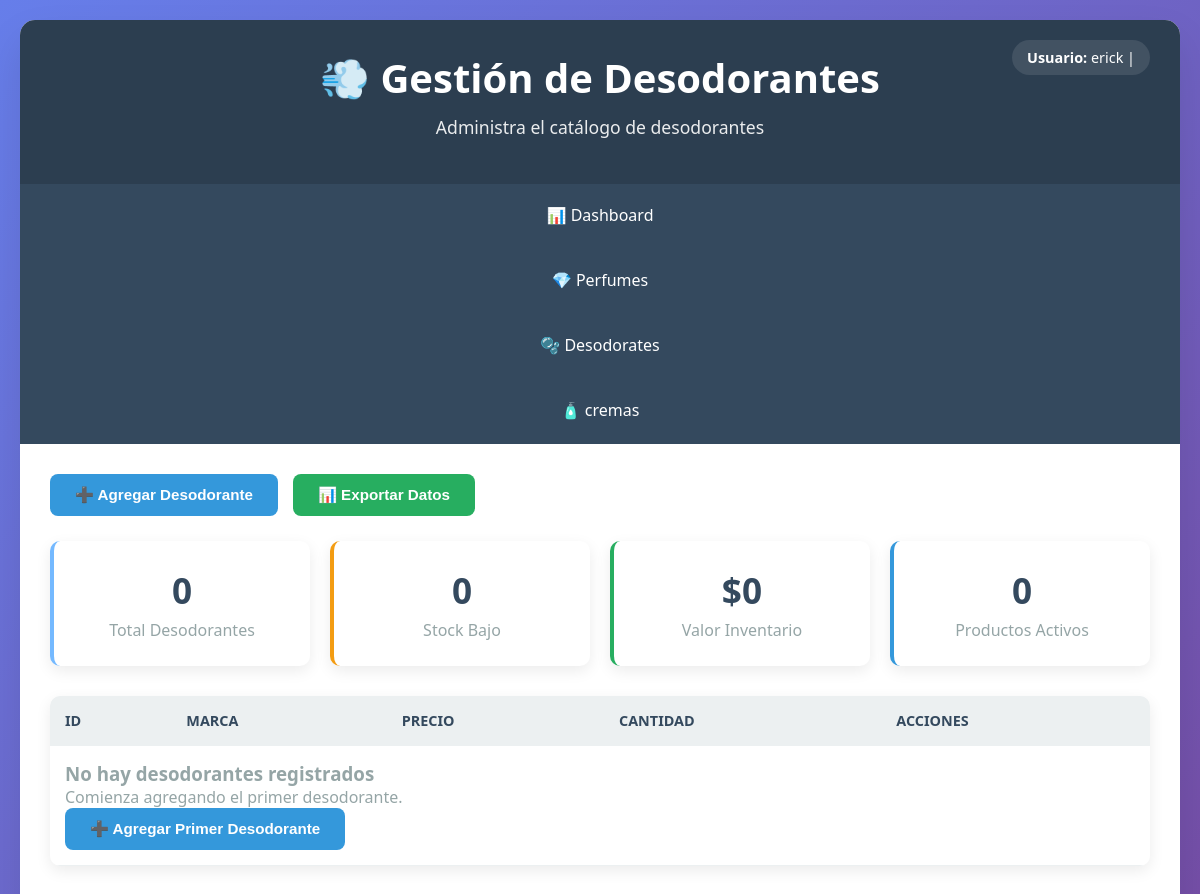
The page /desodoadmin/ (signed in) on the database as committed earlier.
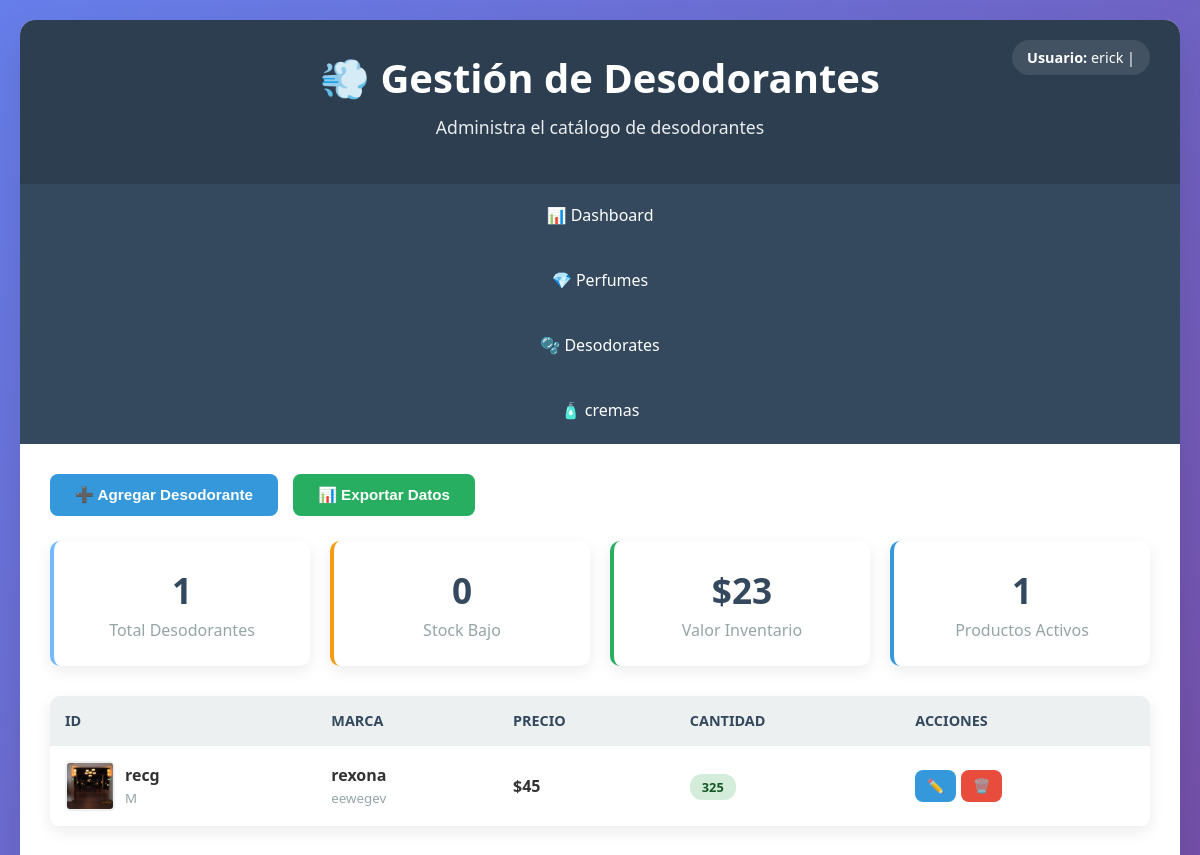
The same page on the database as committed later.
### apps/newapp/models.py (models this page shows, shortened)
class desodorantes(models.Model):
    id = models.CharField(primary_key=True, max_length=50)
    marca = models.CharField(max_length=50)
    descripcion = models.TextField()
    precio = models.IntegerField()
    precio_inv = models.IntegerField(null=True)
    genero = models.CharField(max_length=1, choices=TypeChoices.choices)
    tamano = models.IntegerField()
    duracion = models.IntegerField()
    cantidad = models.IntegerField()
    imagen = models.ImageField(upload_to='desodorantes/', null=True, blank=True)

### apps/appadmin/views.py (the view)
# urls.py: path('desodoadmin/', gestion_desodorantes, name='desodoadmin'),
@login_required
def gestion_desodorantes(request):
    lista_desodorantes = desodorantes.objects.all().order_by('-id')
    total_desodorantes_count = desodorantes.objects.count()
    valor_total_desodorantes = desodorantes.objects.aggregate(total=Sum('precio_inv'))['total'] or 0
    context = {
        'desodorantes': lista_desodorantes,
        'total_desodorantes': total_desodorantes_count,
        'stock_bajo_desodorantes': 0,
        'valor_total_desodorantes': valor_total_desodorantes,
        'desodorantes_activos': total_desodorantes_count,
    }
    return render(request, 'gestion_desodorantes.html', context)

### apps/appadmin/templates/gestion_desodorantes.html (shortened to what this page needs)
{% extends "base_admin.html" %}
{% block page_title %}💨 Gestión de Desodorantes{% endblock %}
{% block page_subtitle %}Administra el catálogo de desodorantes{% endblock %}
{% block content %}
<div class="action-buttons">
    <button class="btn btn-primary" onclick="abrirModalCrear()">
        ➕ Agregar Desodorante
    </button>
    <button class="btn btn-success" onclick="exportarDatos()">
        📊 Exportar Datos
    </button>
</div>
<div class="desodorante-stats">
    <div class="desodorante-card">
        <h3>{{ total_desodorantes|default:"0" }}</h3>
        <p>Total Desodorantes</p>
    </div>
    <div class="desodorante-card" style="border-left-color: #f39c12;">
        <h3>{{ stock_bajo_desodorantes|default:"0" }}</h3>
        <p>Stock Bajo</p>
    </div>
    <div class="desodorante-card" style="border-left-color: #27ae60;">
        <h3>${{ valor_total_desodorantes|default:"0" }}</h3>
        <p>Valor Inventario</p>
    </div>
    <div class="desodorante-card" style="border-left-color: #3498db;">
        <h3>{{ desodorantes_activos|default:"0" }}</h3>
        <p>Productos Activos</p>
    </div>
</div>
<div class="products-table">
    <table>
        <thead>
            <tr>
                <th>ID</th>
                <th>Marca</th>
                <th>Precio</th>
                <th>Cantidad</th>
                <th>Acciones</th>
            </tr>
        </thead>
        <tbody>
            {% for desodorante in desodorantes %}
            <tr>
                <td>
                    <div style="display: flex; align-items: center; gap: 10px;">
                        {% if desodorante.imagen %}
                        <img src="{{ desodorante.imagen.url }}" class="product-image" alt="{{ desodorante.marca }}">
                        {% else %}
                        <div class="product-image" style="background: #ecf0f1; display: flex; align-items: center; justify-content: center;">
                            💨
                        </div>
                        {% endif %}
                        <div>
                            <strong>{{ desodorante.id }}</strong>
                            <br><small style="color: #95a5a6;">{{ desodorante.genero }}</small>
                        </div>
                    </div>
                </td>
                <td>
                    <strong>{{ desodorante.marca }}</strong>
                    {% if desodorante.descripcion %}
                    <br><small style="color: #95a5a6;">{{ desodorante.descripcion|truncatewords:5 }}</small>
                    {% endif %}
                </td>
                <td><strong>${{ desodorante.precio }}</strong></td>
                <td>
                    {% if desodorante.cantidad > 10 %}
                    <span class="badge badge-success">{{ desodorante.cantidad }}</span>
                    {% elif desodorante.cantidad > 0 %}
                    <span class="badge badge-warning">{{ desodorante.cantidad }}</span>
                    {% else %}
                    <span class="badge badge-danger">{{ desodorante.cantidad }}</span>
                    {% endif %}
                </td>
                <td>
                    <div class="btn-group">
                        <button class="btn btn-primary" onclick="editarDesodorante('{{ desodorante.id }}')">
                            ✏️
                        </button>
                        <button class="btn btn-danger" onclick="eliminarDesodorante('{{ desodorante.id }}')">
                            🗑️
                        </button>
                    </div>
                </td>
            </tr>
            {% empty %}
            <tr>
                <td colspan="5" class="empty-state">
                    <h3>No hay desodorantes registrados</h3>
                    <p>Comienza agregando el primer desodorante.</p>
                    <button class="btn btn-primary" onclick="abrirModalCrear()">
                        ➕ Agregar Primer Desodorante
                    </button>
                </td>
            </tr>
            {% endfor %}
        </tbody>
    </table>
</div>
{% endblock %}

Rows that differ between the two databases and show on the page:
added desodorantes: imagen (picture), id "recg", genero "M", marca "rexona", descripcion "eewegev", precio "45", cantidad "325"
Other text that changed with them:
{{ total_desodorantes|default:"0" }}: "0" → "1"
{{ valor_total_desodorantes|default:"0" }}: "0" → "23"
{{ desodorantes_activos|default:"0" }}: "0" → "1"
text no longer shown: "No hay desodorantes registrados Comienza agregando el primer desodorante. ➕ Agregar Primer Desodorante"
